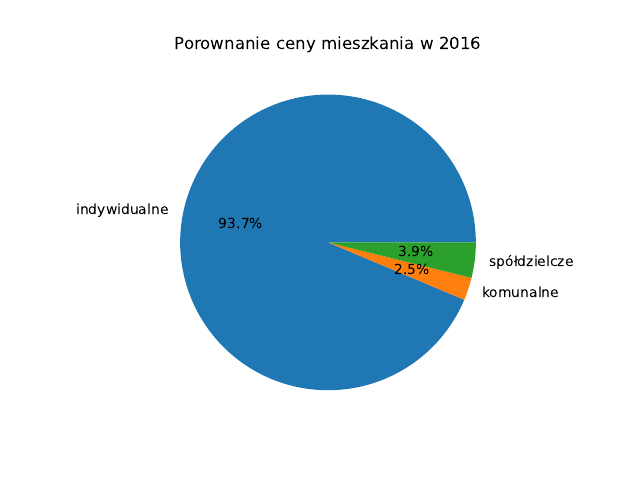

Generate this figure with Python:
import matplotlib.pyplot as plt
import pandas as pd
import  numpy as np
df=pd.read_excel("mieszkania1.xlsx")
data=df[df["Rok"]==2016].groupby(["Formy budownictwa"])['Wartość'].sum()
Formybudownictwa=df["Formy budownictwa"].sort_values().drop_duplicates()
plt.pie(data,labels=Formybudownictwa,autopct="%1.1f%%")
plt.title("Porownanie ceny mieszkania w 2016")
plt.savefig("zad2.pdf")
plt.show()